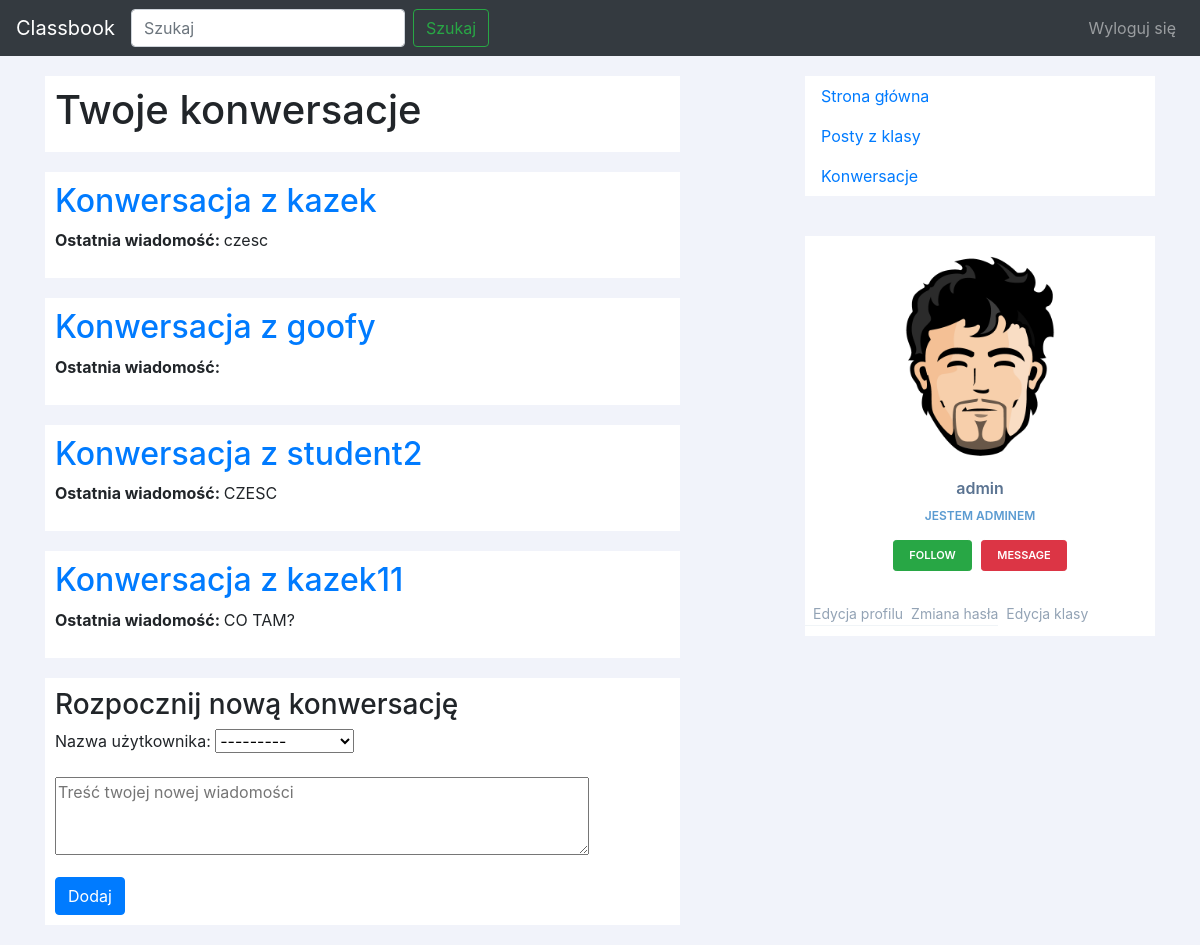
The app's page /conversations/ (signed in), older data.
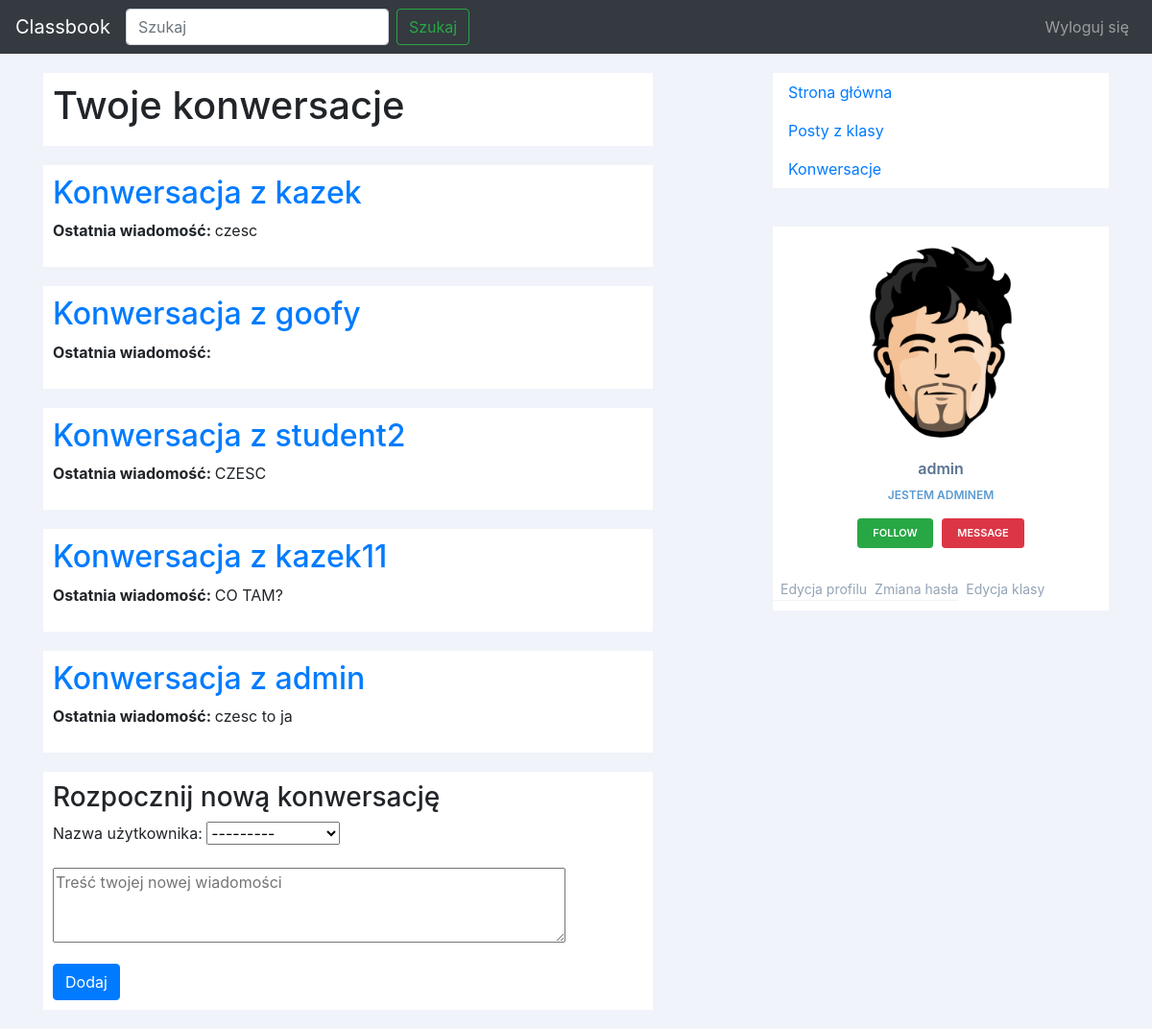
The same page, newer data.
### main/models.py (models this page shows, shortened)
class Conversation(models.Model):
	user1 = models.ForeignKey(User, on_delete=models.CASCADE, related_name="user1")
	user2 = models.ForeignKey(User, on_delete=models.CASCADE, related_name="user2")
	messages = models.ManyToManyField(Message, null=True, blank=True)

class Message(models.Model):
	date = models.DateTimeField(default=datetime.now)
	content = models.CharField(max_length=10000)
	sender = models.ForeignKey(User, on_delete=models.CASCADE, null=True, blank=True)

### main/views.py (the view, shortened to what this page needs)
# urls.py: url(r'^conversations/$', views.get_conversations, name="get_conversations"),
@login_required(login_url='/')
def get_conversations(request):
	conversations = list(set(list(chain(
		Conversation.objects.filter(user1=request.user),
		Conversation.objects.filter(user2=request.user)
	))))
	form = ConversationForm()
	context = {
		"conversations": conversations,
		"form": form
	}
	return render(request, 'main/conversations.html', context)

### main/forms.py
class ConversationForm(forms.Form):
	user = forms.ModelChoiceField(queryset=User.objects.all(), label="Nazwa użytkownika")
	new_message = forms.CharField(max_length=256, label="", widget=forms.Textarea(attrs=
		{'cols': 50, 'rows': 3, 'placeholder': 'Treść twojej nowej wiadomości'}))

### main/templatetags/profile.py (called while the page is built)
@register.simple_tag
def get_username(user, view_name, username):
	if view_name:
		return username
	else:
		return user.username

@register.simple_tag
def get_profile_description(user, view_name, username):
	if view_name:
		description = Profile.objects.get(user=User.objects.get(username=username)).description
	else:
		description = Profile.objects.get(user=user).description
	if description:
		return description
	else:
		return ""

@register.simple_tag
def get_profile_avatar(user, view_name, username):
	if view_name:
		avatar = Profile.objects.get(user=User.objects.get(username=username)).avatar
	else:
		avatar = Profile.objects.get(user=user).avatar
	if avatar:
		return avatar.url[4:]
	else:
		return '/static/main/avatars/default.png'

### main/templates/main/conversations.html (shortened to what this page needs)
{% extends 'main/base.html' %}
{% block header %}
	{% load profile %}
{% endblock %}
{% block content %}
	<div id="about" class="post">
		<h1>Twoje konwersacje</h1>
	</div>
	<div id="posts">
		{% for conversation in conversations %}
			<div class="post">
				<h2 class="post-title"> <a href="{% url 'conversation_view' conversation.id %}">Konwersacja z {% get_conversation_username conversation user %}</a> </h2>
				<p>
					<b>Ostatnia wiadomość: </b>{{ conversation.messages.last.content }}
				</p>
			</div>
		{% endfor %}
	</div>
	<div class="post">
		<h3>Rozpocznij nową konwersację</h3>
		<form method="POST">
			{{ form.as_p }}
			<button type="submit" class="btn btn-primary">Dodaj</button>
		</form>
	</div>
{% endblock %}

Row changes from the older to the newer data that the page shows:
added Conversation: user1+user2 "admin", messages.last.content "czesc to ja"
